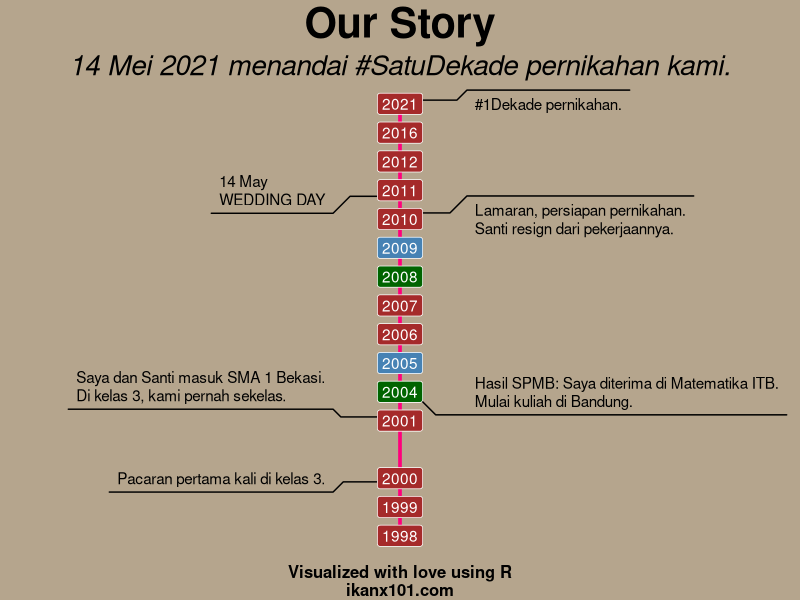

The R script that drew this image:
# set working directory
setwd("~/Live-Session-Nutrifood-R/Chart Challenge/Timeline")

#sucikan diri
rm(list=ls())

# libraries
library(dplyr)
library(ggforce)
library(reshape2)

# data
data = data.frame(
  tahun = seq(1,2,by = 1/15),
  label_tahun = c(1998,1999,2000,NA,2001,2004,2005,2006,2007,2008,2009,2010,2011,2012,2016,2021),
  event = c("Both","Both","Both","Both","Both","Ikang","Santi","Both","Both","Ikang","Santi","Both","Both","Both","Both","Both"),
  label = c("Kisah dimulai saat kami berdua masuk ke SMP 1 Bekasi.",
            "Pertama kali saya bertemu Santi adalah pada kelas II. Saya duduk paling kiri, baris ke tiga dari belakang. Sementara Santi duduk paling kanan, baris ke dua dari depan.",
            "Pacaran pertama kali di kelas 3.",
            "Namanya juga cinta monyet, hubungan ini hanya bertahan beberapa bulan saja.\nPutus.\nKami melanjutkan kehidupan masing-masing.",
            "Saya dan Santi masuk SMA 1 Bekasi.\nDi kelas 3, kami pernah sekelas.",
            "Hasil SPMB: Saya diterima di Matematika ITB.\nMulai kuliah di Bandung.",
            "Hasil SPMB: Santi diterima di Psikologi UNPAD.\nMulai kuliah di Jatinangor.",
            "Saya mulai menyadari Santi ada di Bandung Raya. Kami mulai bertemu kembali di Bandung-Jatinangor. Beberapa kali kami berjanjian untuk pulang bareng naik bus Leuwi Panjang - Bekasi.",
            "Cinta lama bersemi kembali. Pacaran fase kedua.",
            "Saya lulus kuliah. Diterima kerja di Jakarta dan kembali ke Bekasi.\nFase LDR dimulai.",
            "Santi lulus kuliah. Diterima kerja di Jakarta dan kembali ke Bekasi.\nFase LDR resmi selesai.",
            "Lamaran, persiapan pernikahan.\nSanti resign dari pekerjaannya.",
            "14 May\nWEDDING DAY",
            "14 Feb\nAhnaf lahir jam 6.30 WIB. Hasil tes bilirubin kurang baik, sehingga harus disinar kembali setelah beberapa hari sempat pulang ke rumah.",
            "5 Agustus\nCeisya lahir jam 6.30 WIB. Beberapa minggu setelahnya, Ceisya harus dirawat di ruang intermediate karena ada infeksi di pusarnya.",
            "#1Dekade pernikahan.")
)


data %>% 
  ggplot(aes(x = tahun, label = label, color = event)) +
  
  annotate("segment", x = 1, xend = 2, y = 0, yend = 0, size = 1.25, color = "#ff007b") +
  
  scale_fill_manual(values = c("brown","darkgreen","steelblue")) +
  
  geom_mark_circle(aes(y = 0, label = NA, description = label, fill = event), 
                   label.minwidth = unit(120, "mm"),
                   con.cap = -2, fill = NA, color = NA, label.fontsize = 11, label.hjust = 0,
                   label.fill = NA,
                   con.size = .5, con.border = "one",
                   con.type = "elbow") +
  
  geom_label(aes(y = 0, label = label_tahun, fill = event),
             color = "white") +
  
  labs(title = "Our Story",
       subtitle = "14 Mei 2021 menandai #SatuDekade pernikahan kami.",
       caption = "Visualized with love using R\nikanx101.com")+
  
  theme_void() +
  
  coord_flip() +
  
  theme(legend.position = "none",
        plot.background = element_rect(fill = "#b5a58d", color = NA),
        plot.title = element_text(hjust = 0.5, face = "bold", size = 30),
        plot.subtitle = element_text(hjust = 0.5, face = "italic", size = 20),
        plot.caption = element_text(hjust = 0.5, face = "bold", size = 12)) #xlim(0,7)+ ylim(-35,35)

ggsave("Timeline.png", width = 14, height = 12, dpi = 550)
